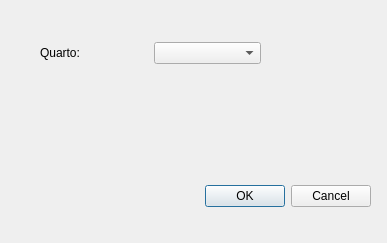
<?xml version="1.0" encoding="UTF-8"?>
<ui version="4.0">
 <class>fm_checkout</class>
 <widget class="QDialog" name="fm_checkout">
  <property name="geometry">
   <rect>
    <x>0</x>
    <y>0</y>
    <width>387</width>
    <height>243</height>
   </rect>
  </property>
  <property name="windowTitle">
   <string>Dialog</string>
  </property>
  <widget class="QDialogButtonBox" name="buttonBox">
   <property name="geometry">
    <rect>
     <x>30</x>
     <y>180</y>
     <width>341</width>
     <height>32</height>
    </rect>
   </property>
   <property name="orientation">
    <enum>Qt::Horizontal</enum>
   </property>
   <property name="standardButtons">
    <set>QDialogButtonBox::Cancel|QDialogButtonBox::Ok</set>
   </property>
  </widget>
  <widget class="QWidget" name="">
   <property name="geometry">
    <rect>
     <x>40</x>
     <y>40</y>
     <width>221</width>
     <height>26</height>
    </rect>
   </property>
   <layout class="QHBoxLayout" name="horizontalLayout">
    <item>
     <widget class="QLabel" name="label">
      <property name="text">
       <string>Quarto: </string>
      </property>
     </widget>
    </item>
    <item>
     <widget class="QComboBox" name="cb_quartos"/>
    </item>
   </layout>
  </widget>
 </widget>
 <resources/>
 <connections>
  <connection>
   <sender>buttonBox</sender>
   <signal>accepted()</signal>
   <receiver>fm_checkout</receiver>
   <slot>accept()</slot>
   <hints>
    <hint type="sourcelabel">
     <x>248</x>
     <y>254</y>
    </hint>
    <hint type="destinationlabel">
     <x>157</x>
     <y>274</y>
    </hint>
   </hints>
  </connection>
  <connection>
   <sender>buttonBox</sender>
   <signal>rejected()</signal>
   <receiver>fm_checkout</receiver>
   <slot>reject()</slot>
   <hints>
    <hint type="sourcelabel">
     <x>316</x>
     <y>260</y>
    </hint>
    <hint type="destinationlabel">
     <x>286</x>
     <y>274</y>
    </hint>
   </hints>
  </connection>
 </connections>
</ui>
